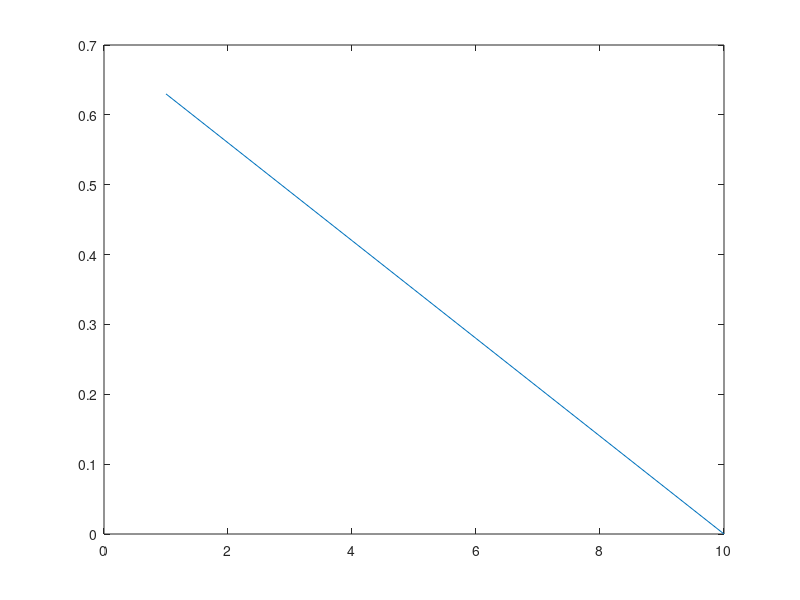

Here is the MATLAB script that generated this plot: (Note: this script raises an error after producing the figure.)

%alle zu checkenden startwerte
s=0.7:0.1:1.1
zaehler=1:(length(s))
worst_case_schranken=zeros(1,length(s))

% für alle möglichen Startwerte
for z=zaehler
	printf("erster schleifendurchlauf");
	funk = @(x) interp1 ([0,10],[s(z),0],x);
	x=1:10;
    plot(x,funk(x))
	[a,b,wc]=worstcase(@vlog,funk);
    w(z)=wc
end
wc
opts=s(find(w==max(w)))

optlinear = @(x) interp1 ([0,10],[opts,0],x);

t=0:0.1:10;
plot(t,pidachf(t),t,optlinear(t))

